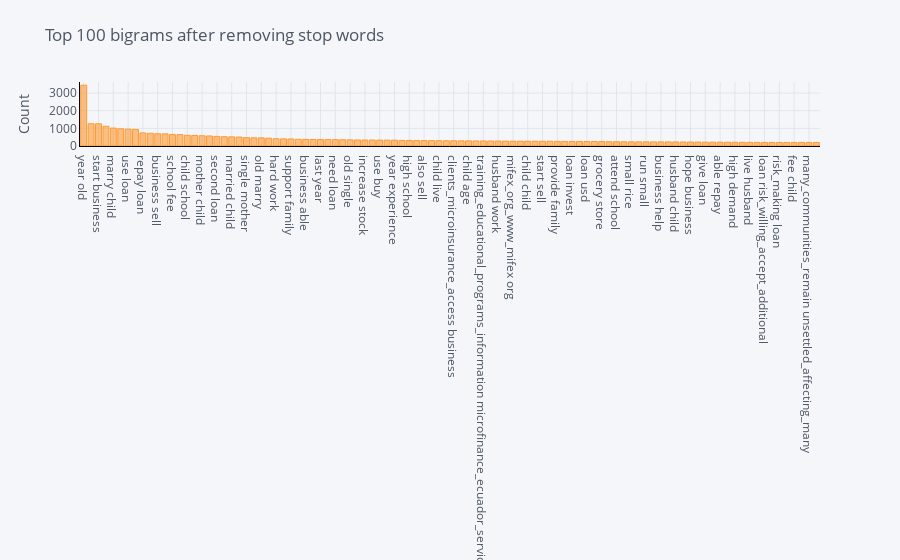

This figure's notebook cell:
### Markdown cell above
If you specify **bigram** for plot, the number of occurrences of two consecutive words will be displayed in a graph.

### Code cell
plot_model(plot='bigram')

### Figure 1 — Plotly figure (JSON) as saved in the notebook; plotly's stock layout.template omitted (floating-point values rounded to 4 significant figures)
{"data": [{"marker": {"color": "rgba(255, 153, 51, 0.6)", "line": {"color": "rgba(255, 153, 51, 1.0)", "width": 1}}, "name": "count", "orientation": "v", "text": "", "type": "bar", "x": ["year old", "request loan", "start business", "year ago", "marry child", "loan buy", "use loan", "expand business", "repay loan", "business year", "business sell", "loan use", "school fee", "old married", "child school", "old child", "mother child", "small business", "second loan", "first loan", "married child", "loan purchase", "single mother", "would like", "old marry", "primary school", "hard work", "work hard", "support family", "business grow", "business able", "woman group", "last year", "increase income", "need loan", "loan order", "old single", "pay school", "increase stock", "start small", "use buy", "secondary school", "year experience", "educate child", "high school", "sell clothing", "also sell", "sell clothe", "child live", "business training_educational_programs_information", "clients_microinsurance_access business", "loan able", "child age", "mifex_offer clients_microinsurance_access", "training_educational_programs_information microfinance_ecuador_services_please", "run business", "husband work", "group member", "mifex_org_www_mifex org", "microfinance_ecuador_services_please mifex_org_www_mifex", "child child", "help business", "start sell", "able buy", "provide family", "grow business", "loan invest", "loan help", "loan usd", "apply loan", "grocery store", "operate business", "attend school", "loan month", "small rice", "receive loan", "run small", "source income", "business help", "plan use", "husband child", "sell product", "hope business", "enough money", "give loan", "basic need", "able repay", "go school", "high demand", "person group", "live husband", "farmer also", "loan risk_willing_accept_additional", "risk_willing_accept_additional risk_making", "risk_making loan", "unsettled_affecting_many loan", "fee child", "kenya_security_situation many_communities_remain", "many_communities_remain unsettled_affecting_many", "small store"], "y": [3444, 1258, 1257, 1117, 1014, 976, 957, 940, 741, 722, 692, 690, 649, 646, 608, 597, 579, 568, 544, 527, 518, 508, 473, 463, 461, 443, 412, 405, 398, 380, 374, 368, 366, 364, 358, 356, 350, 344, 340, 338, 337, 331, 330, 316, 313, 309, 308, 307, 301, 298, 298, 293, 292, 286, 286, 285, 282, 277, 275, 275, 275, 272, 271, 270, 261, 260, 259, 258, 254, 254, 253, 244, 244, 239, 236, 235, 234, 232, 232, 231, 231, 227, 226, 223, 217, 216, 215, 214, 211, 208, 207, 204, 203, 203, 203, 201, 201, 201, 201, 199]}], "layout": {"legend": {"bgcolor": "#F5F6F9", "font": {"color": "#4D5663"}}, "paper_bgcolor": "#F5F6F9", "plot_bgcolor": "#F5F6F9", "title": {"font": {"color": "#4D5663"}, "text": "Top 100 bigrams after removing stop words"}, "xaxis": {"gridcolor": "#E1E5ED", "linecolor": "black", "showgrid": true, "tickfont": {"color": "#4D5663"}, "title": {"font": {"color": "#4D5663"}, "text": ""}, "zerolinecolor": "#E1E5ED"}, "yaxis": {"gridcolor": "#E1E5ED", "linecolor": "black", "showgrid": true, "tickfont": {"color": "#4D5663"}, "title": {"font": {"color": "#4D5663"}, "text": "Count"}, "zerolinecolor": "#E1E5ED"}}}
